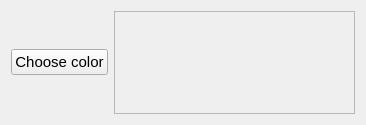
<?xml version="1.0" encoding="UTF-8"?>
<ui version="4.0">
 <class>ChosenBackgroundColor</class>
 <widget class="QWidget" name="ChosenBackgroundColor">
  <property name="geometry">
   <rect>
    <x>0</x>
    <y>0</y>
    <width>366</width>
    <height>125</height>
   </rect>
  </property>
  <property name="windowTitle">
   <string>ChosenBackgroundColor</string>
  </property>
  <layout class="QHBoxLayout" name="horizontalLayout">
   <item>
    <widget class="QPushButton" name="dialogButton">
     <property name="sizePolicy">
      <sizepolicy hsizetype="Maximum" vsizetype="Maximum">
       <horstretch>0</horstretch>
       <verstretch>0</verstretch>
      </sizepolicy>
     </property>
     <property name="font">
      <font>
       <family>Ubuntu</family>
       <pointsize>11</pointsize>
      </font>
     </property>
     <property name="text">
      <string>Choose color</string>
     </property>
    </widget>
   </item>
   <item>
    <widget class="QFrame" name="colorPreview">
     <property name="font">
      <font>
       <family>Ubuntu</family>
       <pointsize>11</pointsize>
      </font>
     </property>
     <property name="frameShape">
      <enum>QFrame::StyledPanel</enum>
     </property>
     <property name="frameShadow">
      <enum>QFrame::Raised</enum>
     </property>
    </widget>
   </item>
  </layout>
 </widget>
 <resources/>
 <connections/>
</ui>
